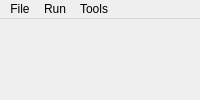
<?xml version="1.0" encoding="UTF-8"?>
<ui version="4.0">
 <class>MainWindow</class>
 <widget class="QMainWindow" name="MainWindow">
  <property name="windowModality">
   <enum>Qt::NonModal</enum>
  </property>
  <property name="windowTitle">
   <string>MainWindow</string>
  </property>
  <property name="windowIcon">
   <iconset resource="logos.qrc">
    <normaloff>:/logo/2D Polygon Packing Problem_Logo.png</normaloff>:/logo/2D Polygon Packing Problem_Logo.png</iconset>
  </property>
  <widget class="QWidget" name="centralWidget"/>
  <widget class="QMenuBar" name="menuBar">
   <property name="geometry">
    <rect>
     <x>0</x>
     <y>0</y>
     <width>800</width>
     <height>21</height>
    </rect>
   </property>
   <widget class="QMenu" name="menuFile">
    <property name="title">
     <string>File</string>
    </property>
    <addaction name="actionNew"/>
    <addaction name="actionAddPolygons"/>
    <addaction name="actionSave"/>
   </widget>
   <widget class="QMenu" name="menuRun">
    <property name="title">
     <string>Run</string>
    </property>
    <addaction name="actionPolygons_List"/>
   </widget>
   <widget class="QMenu" name="menuTools">
    <property name="title">
     <string>Tools</string>
    </property>
    <addaction name="actionGenerate_Polygons"/>
   </widget>
   <addaction name="menuFile"/>
   <addaction name="menuRun"/>
   <addaction name="menuTools"/>
  </widget>
  <action name="actionAddPolygons">
   <property name="text">
    <string>Add Polygons</string>
   </property>
  </action>
  <action name="actionGenerate_Polygons">
   <property name="text">
    <string>Generate Polygons</string>
   </property>
  </action>
  <action name="actionSave">
   <property name="text">
    <string>Save</string>
   </property>
  </action>
  <action name="actionPolygons_List">
   <property name="text">
    <string>Algorithms</string>
   </property>
  </action>
  <action name="actionNew">
   <property name="text">
    <string>New</string>
   </property>
  </action>
 </widget>
 <layoutdefault spacing="6" margin="11"/>
 <resources>
  <include location="logos.qrc"/>
 </resources>
 <connections/>
</ui>
